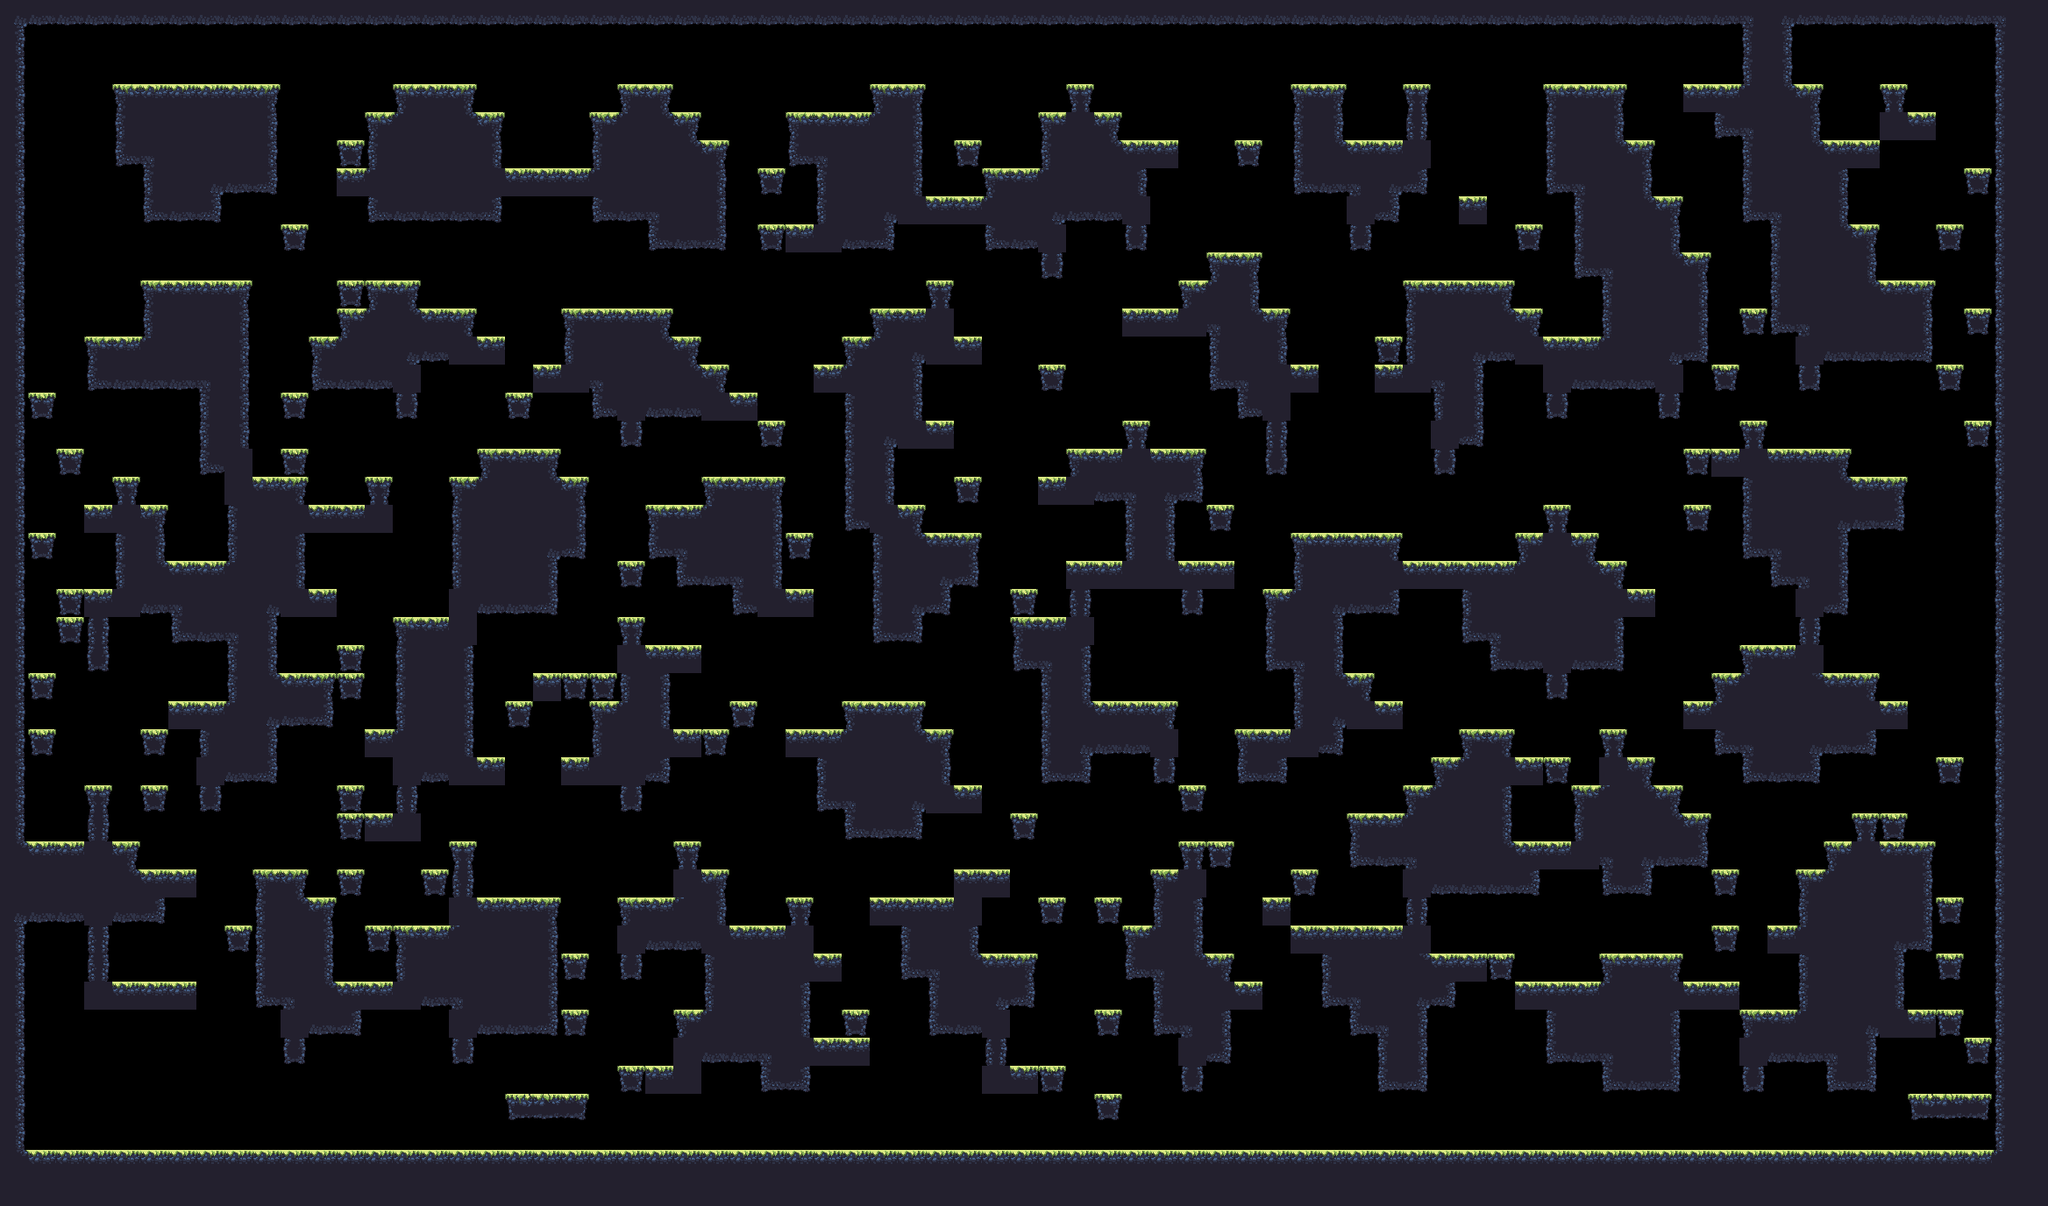

The image is a tile-based game level rendered from a .tmx file. Its description and source (layers, tilesets, objects; grid data summarised) follow:
An orthogonal 73x43 tile map with 32x32 px tiles, 1 tile layer (main), 2 tilesets and 13 objects (4x spawn, boss_spawn, spawnPlayer3, spawnPlayer2, spawnPlayer1, ...).

<map version="1.2" tiledversion="1.3.2" orientation="orthogonal" renderorder="right-down" compressionlevel="0" width="73" height="43" tilewidth="32" tileheight="32" infinite="0" nextlayerid="3" nextobjectid="17">
 <tileset firstgid="1" source="forest_summer_tile_set.tsx" />
 <tileset firstgid="101" source="forest_summer_tile_set.tsx" />
 <layer id="1" name="main" width="73" height="43">
  <data>[3139 cells, 1456 non-empty, 22 distinct tile ids]</data>
 </layer>
 <objectgroup id="2" name="objects">
  <object id="4" name="boss_spawn" x="1153.41" y="494.05" />
  <object id="5" name="spawnPlayer3" x="2135.14" y="1295.17" />
  <object id="6" name="spawnPlayer2" x="1924.22" y="226.921" />
  <object id="7" name="spawnPlayer1" x="223.271" y="1083.33" />
  <object id="8" name="spawnPlayer0" x="97.9351" y="297.547" />
  <object id="9" name="spawnCrown3" x="1934.68" y="1285.37" />
  <object id="10" name="spawnCrown2" x="1882.59" y="109.701" />
  <object id="11" name="spawnCrown1" x="416.107" y="1248.54" />
  <object id="12" name="spawnCrown0" x="210.66" y="286.959" />
  <object id="13" name="spawn" x="1069.02" y="765.993" />
  <object id="14" name="spawn" x="1553.03" y="572.391" />
  <object id="15" name="spawn" x="631.313" y="315.657" />
  <object id="16" name="spawn" x="892.256" y="963.805" />
 </objectgroup>
</map>
